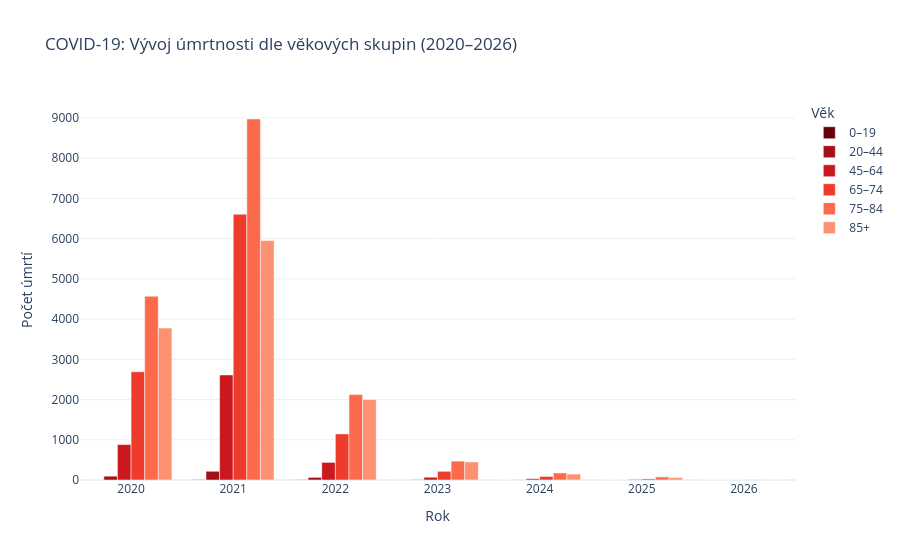

Write notebook code for a chart like this one.
### Code cell
import pandas as pd
import plotly.express as px

# Sjednocení sloupců COVIDu do skupin chřipky
mapping_covid = {
    '0–19': ['Zemřelí ve věku 0-4 let', 'Zemřelí ve věku 5-9 let', 'Zemřelí ve věku 10-14 let', 'Zemřelí ve věku 15-19 let'],
    '20–44': [f'Zemřelí ve věku {i}-{i+4} let' for i in range(20, 45, 5)],
    '45–64': [f'Zemřelí ve věku {i}-{i+4} let' for i in range(45, 65, 5)],
    '65–74': ['Zemřelí ve věku 65-69 let', 'Zemřelí ve věku 70-74 let'],
    '75–84': ['Zemřelí ve věku 75-79 let', 'Zemřelí ve věku 80-84 let'],
    '85+': ['Zemřelí ve věku 85+ let']
}

df_covid_prep = df_covid_umrti_hosp_cr.copy()
df_covid_prep['rok'] = pd.to_datetime(df_covid_prep['Datum']).dt.year

covid_age_data = []
for skupina, sloupce in mapping_covid.items():
    existujici = [c for c in sloupce if c in df_covid_prep.columns]
    temp = df_covid_prep.groupby('rok')[existujici].sum().sum(axis=1).reset_index()
    temp.columns = ['rok', 'pocet_umrti']
    temp['vekova_skupina'] = skupina
    covid_age_data.append(temp)

df_covid_age_total = pd.concat(covid_age_data)

# Graf pro COVID-19
fig_covid_age = px.bar(
    df_covid_age_total, 
    x='rok', 
    y='pocet_umrti', 
    color='vekova_skupina',
    title='COVID-19: Vývoj úmrtnosti dle věkových skupin (2020–2026)',
    labels={'pocet_umrti': 'Počet úmrtí', 'rok': 'Rok', 'vekova_skupina': 'Věk'},
    barmode='group',
    category_orders={"vekova_skupina": ['0–19', '20–44', '45–64', '65–74', '75–84', '85+']},
    color_discrete_sequence=px.colors.sequential.Reds_r,
    template='plotly_white'
)
fig_covid_age.update_layout(hovermode="x unified",)
fig_covid_age.show()

### Figure 1 — Plotly figure (JSON) as saved in the notebook; plotly's stock layout.template omitted (floating-point values rounded to 4 significant figures)
{"data": [{"alignmentgroup": "True", "hovertemplate": "Věk=0–19<br>Rok=%{x}<br>Počet úmrtí=%{y}<extra></extra>", "legendgroup": "0–19", "marker": {"color": "rgb(103,0,13)", "pattern": {"shape": ""}}, "name": "0–19", "offsetgroup": "0–19", "orientation": "v", "showlegend": true, "textposition": "auto", "type": "bar", "x": [2020.0, 2021.0, 2022.0, 2023.0, 2024.0, 2025.0, 2026.0], "xaxis": "x", "y": [1.0, 7.0, 6.0, 1.0, 0.0, 0.0, 0.0], "yaxis": "y"}, {"alignmentgroup": "True", "hovertemplate": "Věk=20–44<br>Rok=%{x}<br>Počet úmrtí=%{y}<extra></extra>", "legendgroup": "20–44", "marker": {"color": "rgb(165,15,21)", "pattern": {"shape": ""}}, "name": "20–44", "offsetgroup": "20–44", "orientation": "v", "showlegend": true, "textposition": "auto", "type": "bar", "x": [2020.0, 2021.0, 2022.0, 2023.0, 2024.0, 2025.0, 2026.0], "xaxis": "x", "y": [95.0, 217.0, 66.0, 7.0, 3.0, 1.0, 0.0], "yaxis": "y"}, {"alignmentgroup": "True", "hovertemplate": "Věk=45–64<br>Rok=%{x}<br>Počet úmrtí=%{y}<extra></extra>", "legendgroup": "45–64", "marker": {"color": "rgb(203,24,29)", "pattern": {"shape": ""}}, "name": "45–64", "offsetgroup": "45–64", "orientation": "v", "showlegend": true, "textposition": "auto", "type": "bar", "x": [2020.0, 2021.0, 2022.0, 2023.0, 2024.0, 2025.0, 2026.0], "xaxis": "x", "y": [881.0, 2612.0, 438.0, 69.0, 32.0, 14.0, 0.0], "yaxis": "y"}, {"alignmentgroup": "True", "hovertemplate": "Věk=65–74<br>Rok=%{x}<br>Počet úmrtí=%{y}<extra></extra>", "legendgroup": "65–74", "marker": {"color": "rgb(239,59,44)", "pattern": {"shape": ""}}, "name": "65–74", "offsetgroup": "65–74", "orientation": "v", "showlegend": true, "textposition": "auto", "type": "bar", "x": [2020.0, 2021.0, 2022.0, 2023.0, 2024.0, 2025.0, 2026.0], "xaxis": "x", "y": [2692.0, 6608.0, 1146.0, 216.0, 88.0, 28.0, 3.0], "yaxis": "y"}, {"alignmentgroup": "True", "hovertemplate": "Věk=75–84<br>Rok=%{x}<br>Počet úmrtí=%{y}<extra></extra>", "legendgroup": "75–84", "marker": {"color": "rgb(251,106,74)", "pattern": {"shape": ""}}, "name": "75–84", "offsetgroup": "75–84", "orientation": "v", "showlegend": true, "textposition": "auto", "type": "bar", "x": [2020.0, 2021.0, 2022.0, 2023.0, 2024.0, 2025.0, 2026.0], "xaxis": "x", "y": [4570.0, 8975.0, 2123.0, 470.0, 175.0, 76.0, 3.0], "yaxis": "y"}, {"alignmentgroup": "True", "hovertemplate": "Věk=85+<br>Rok=%{x}<br>Počet úmrtí=%{y}<extra></extra>", "legendgroup": "85+", "marker": {"color": "rgb(252,146,114)", "pattern": {"shape": ""}}, "name": "85+", "offsetgroup": "85+", "orientation": "v", "showlegend": true, "textposition": "auto", "type": "bar", "x": [2020.0, 2021.0, 2022.0, 2023.0, 2024.0, 2025.0, 2026.0], "xaxis": "x", "y": [3778.0, 5952.0, 2001.0, 449.0, 148.0, 61.0, 3.0], "yaxis": "y"}], "layout": {"barmode": "group", "hovermode": "x unified", "legend": {"title": {"text": "Věk"}, "tracegroupgap": 0}, "title": {"text": "COVID-19: Vývoj úmrtnosti dle věkových skupin (2020–2026)"}, "xaxis": {"anchor": "y", "domain": [0, 1], "title": {"text": "Rok"}}, "yaxis": {"anchor": "x", "domain": [0, 1], "title": {"text": "Počet úmrtí"}}}}
